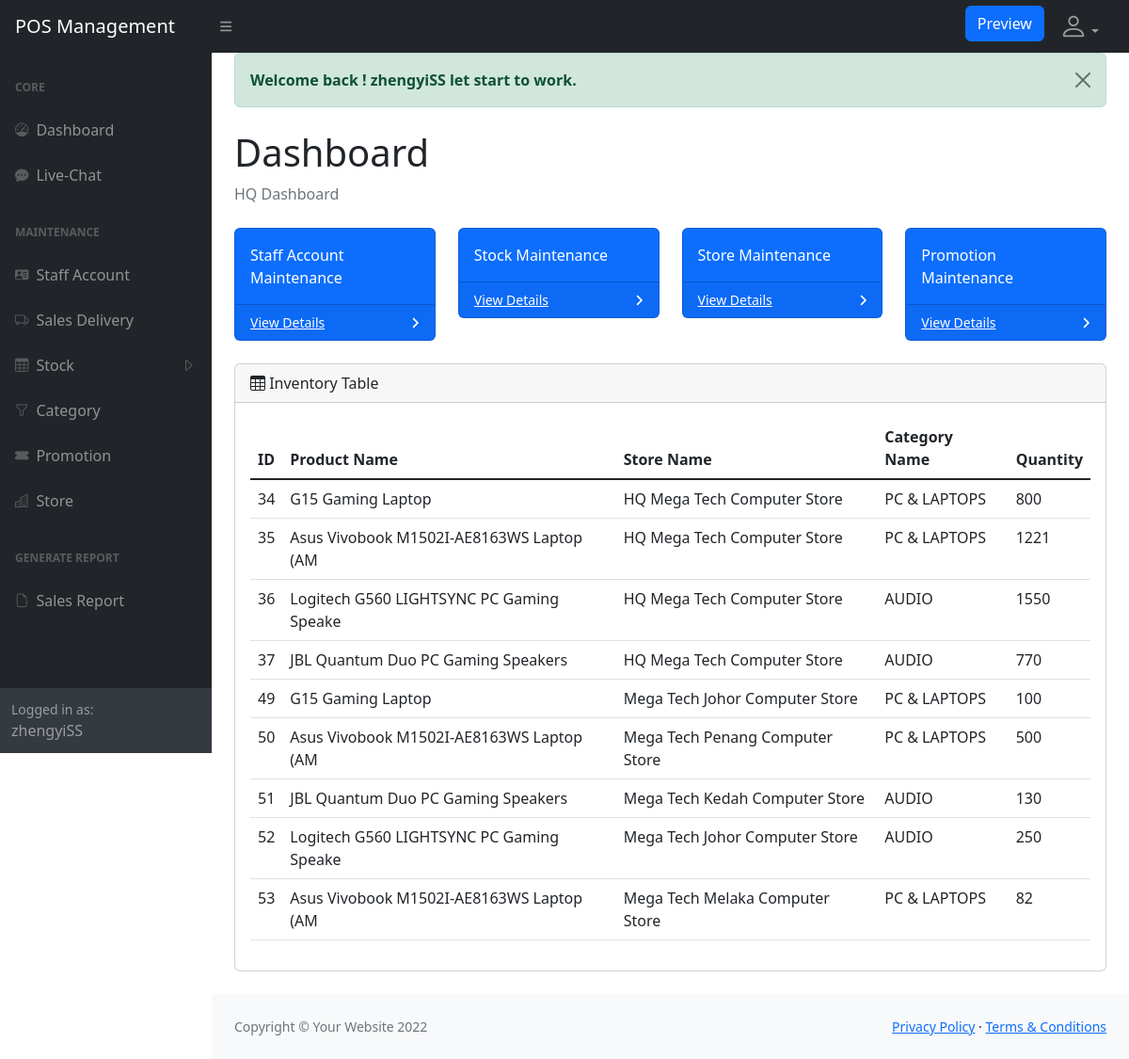
The app's page /administration/admin_dashboard.php (signed in) with its own data.
### tables this page shows
CREATE TABLE `product` (
  `product_id` int(11) NOT NULL,
  `name` varchar(40) NOT NULL,
  `description` text NOT NULL,
  `price` double NOT NULL,
  `category_name` varchar(255) NOT NULL,
  `store_id` int(11) NOT NULL,
  `store_name` varchar(255) NOT NULL,
  `store_type` varchar(255) NOT NULL,
  `quantity` int(11) NOT NULL,
  `image` varchar(255) NOT NULL
);

### administration/admin_dashboard.php (the view, shortened to what this page needs)
<?php
require 'dbconnect.php';
$sql = "SELECT * FROM product ";
$result = mysqli_query($connect, $sql);
include 'static-include/header.php';
include 'static-nav/static-headnav.php';
include 'static-nav/static-sidenav.php';
?>
<div id="layoutSidenav_content">
    <main>
        <div class="container-fluid px-4">
            <?php include 'alertMessage.php'; ?>
            <h1 class="mt-4">Dashboard</h1>
            <ol class="breadcrumb mb-4">
                <li class="breadcrumb-item active">HQ Dashboard</li>
            </ol>
            <div class="row">
                <div class="col-xl-3 col-md-6">
                    <div class="card bg-primary text-white mb-4">
                        <div class="card-body">Staff Account Maintenance</div>
                        <div class="card-footer d-flex align-items-center justify-content-between">
                            <a class="small text-white stretched-link" href="staff.php">View Details</a>
                            <div class="small text-white"><i class="fas fa-angle-right"></i></div>
                        </div>
                    </div>
                </div>
                <div class="col-xl-3 col-md-6">
                    <div class="card bg-primary text-white mb-4">
                        <div class="card-body">Stock Maintenance</div>
                        <div class="card-footer d-flex align-items-center justify-content-between">
                            <a class="small text-white stretched-link" href="stock_hq.php">View Details</a>
                            <div class="small text-white"><i class="fas fa-angle-right"></i></div>
                        </div>
                    </div>
                </div>
                <div class="col-xl-3 col-md-6">
                    <div class="card bg-primary text-white mb-4">
                        <div class="card-body">Store Maintenance</div>
                        <div class="card-footer d-flex align-items-center justify-content-between">
                            <a class="small text-white stretched-link" href="store.php">View Details</a>
                            <div class="small text-white"><i class="fas fa-angle-right"></i></div>
                        </div>
                    </div>
                </div>
                <div class="col-xl-3 col-md-6">
                    <div class="card bg-primary text-white mb-4">
                        <div class="card-body">Promotion Maintenance</div>
                        <div class="card-footer d-flex align-items-center justify-content-between">
                            <a class="small text-white stretched-link" href="promotion.php">View Details</a>
                            <div class="small text-white"><i class="fas fa-angle-right"></i></div>
                        </div>
                    </div>
                </div>
            </div>
            <div class="card mb-4">
                <div class="card-header">
                    <i class="bi bi-table"></i>
                    Inventory Table
                </div>
                <div class="card-body">
                    <table class="table">
                        <thead>
                            <tr>
                                <th>ID</th>
                                <th>Product Name</th>
                                <th>Store Name</th>
                                <th>Category Name</th>
                                <th>Quantity</th>
                            </tr>
                        </thead>
                        <tbody>
                            <?php
                            if (mysqli_num_rows($result) > 0) {
                                foreach ($result as $product) {
                                    ?>
                                    <tr>
                                        <td><?php echo $product["product_id"]; ?></td>
                                        <td><?php echo $product["name"]; ?></td>
                                        <td><?php echo $product["store_name"]; ?> </td>
                                        <td><?php echo $product["category_name"]; ?></td>
                                        <td><?php echo $product["quantity"]; ?></td>
                                    </tr>
                                    <?php
                                }
                            } else {
                                echo "<h5 class='text-primary'>No Record.....</h5>";
                            }
                            ?>
                        </tbody>
                    </table>
                </div>
            </div>
        </div>
    </main>
    <footer class="py-4 bg-light mt-auto">
        <div class="container-fluid px-4">
            <div class="d-flex align-items-center justify-content-between small">
                <div class="text-muted">Copyright &copy; Your Website 2022</div>
                <div>
                    <a href="#">Privacy Policy</a>
                    &middot;
                    <a href="#">Terms &amp; Conditions</a>
                </div>
            </div>
        </div>
    </footer>
</div>
</body>
</html>

### records on screen
product: product_id "34", name "G15 Gaming Laptop", store_name "HQ Mega Tech Computer Store", category_name "PC & LAPTOPS", quantity "800"
product: product_id "35", name "Asus Vivobook M1502I-AE8163WS Laptop (AM", store_name "HQ Mega Tech Computer Store", category_name "PC & LAPTOPS", quantity "1221"
product: product_id "36", name "Logitech G560 LIGHTSYNC PC Gaming Speake", store_name "HQ Mega Tech Computer Store", category_name "AUDIO", quantity "1550"
product: product_id "37", name "JBL Quantum Duo PC Gaming Speakers", store_name "HQ Mega Tech Computer Store", category_name "AUDIO", quantity "770"
product: product_id "49", name "G15 Gaming Laptop", store_name "Mega Tech Johor Computer Store", category_name "PC & LAPTOPS", quantity "100"
product: product_id "50", name "Asus Vivobook M1502I-AE8163WS Laptop (AM", store_name "Mega Tech Penang Computer Store", category_name "PC & LAPTOPS", quantity "500"
product: product_id "51", name "JBL Quantum Duo PC Gaming Speakers", store_name "Mega Tech Kedah Computer Store", category_name "AUDIO", quantity "130"
product: product_id "52", name "Logitech G560 LIGHTSYNC PC Gaming Speake", store_name "Mega Tech Johor Computer Store", category_name "AUDIO", quantity "250"
product: product_id "53", name "Asus Vivobook M1502I-AE8163WS Laptop (AM", store_name "Mega Tech Melaka Computer Store", category_name "PC & LAPTOPS", quantity "82"

### other values on screen
$_SESSION['username'] "zhengyiSS"
$_SESSION['message'] "Welcome back ! zhengyiSS let start to work."
